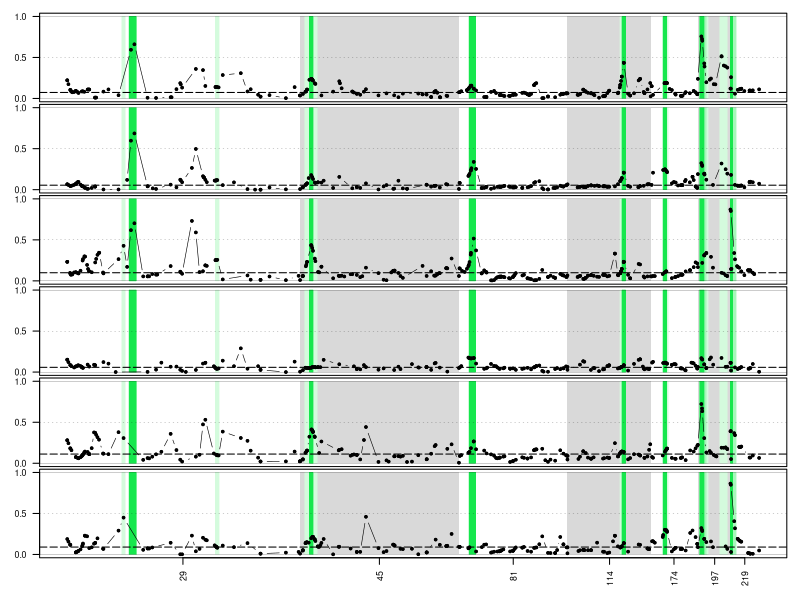

R code for this plot:
#record the default parameters for plotting
default_par <- par()


# set working directory
setwd(dir = '/media/chrishah/STORAGE/RAD/popgen/sliding_window_plots/DIPLOTAXODON_FOR_PAPER/pairwise_Fst')

svg(filename = 'sliding_window_joined-linetype-b-min-1.svg')
mat <- matrix(c(1,2,3,4,5,6), 6)
layout(mat, widths=c(1), heights=c(1,1,1,1,1,1))
par(mar=c(0.2, 0, 0, 0), oma = c(3,3,1,1))

# read files
Di_1_Di_2.tsv <- read.delim(file = 'Di_1-Di_2.tsv', header = T, sep = "\t")

pop = Di_1_Di_2.tsv
plot(10019, 0, axes=T, cex=0.5, ylab = "", xlab = "", ylim = c(0,1), xlim = c(10019/1000,19021293/1000), yaxt = 'n', xaxt = 'n', col = 'white')
axis(side = 2, at = c(0,0.5,1), labels = T, las=1, cex.axis=0.8)
scf <- 'scaffold_29'
scf
rect(10019/1000+0.0,0,6366611/1000+0.0,1, col = 'white', border = 'NA')
rect(1506890/1000+0.0,0,1606890/1000+0.0,1, col = '#d4fbddff', border = '#d4fbddff', lwd = '0.5')
rect(1709515/1000+0.0,0,1904775/1000+0.0,1, col = '#d4fbddff', border = '#d4fbddff', lwd = '0.5')
rect(4083139/1000+0.0,0,4183176/1000+0.0,1, col = '#d4fbddff', border = '#d4fbddff', lwd = '0.5')
rect(1709515/1000+0.0,0,1904775/1000+0.0,1, col = '#a6f7baff', border = '#a6f7baff', lwd = '0.5')
rect(1709515/1000+0.0,0,1904775/1000+0.0,1, col = '#16e74dff', border = '#16e74dff', lwd = '0.5')
scf <- 'scaffold_45'
scf
rect(44680/1000+6356.592,0,4415838/1000+6356.592,1, col = 'grey85', border = 'NA')
rect(173763/1000+6356.592,0,522453/1000+6356.592,1, col = '#d4fbddff', border = '#d4fbddff', lwd = '0.5')
rect(307462/1000+6356.592,0,407463/1000+6356.592,1, col = '#a6f7baff', border = '#a6f7baff', lwd = '0.5')
rect(307462/1000+6356.592,0,407463/1000+6356.592,1, col = '#16e74dff', border = '#16e74dff', lwd = '0.5')
scf <- 'scaffold_81'
scf
rect(43414/1000+10727.75,0,3030239/1000+10727.75,1, col = 'white', border = 'NA')
rect(318634/1000+10727.75,0,500718/1000+10727.75,1, col = '#d4fbddff', border = '#d4fbddff', lwd = '0.5')
rect(324832/1000+10727.75,0,500718/1000+10727.75,1, col = '#a6f7baff', border = '#a6f7baff', lwd = '0.5')
rect(324832/1000+10727.75,0,500718/1000+10727.75,1, col = '#16e74dff', border = '#16e74dff', lwd = '0.5')
scf <- 'scaffold_114'
scf
rect(39730/1000+13714.575,0,2353347/1000+13714.575,1, col = 'grey85', border = 'NA')
rect(1482310/1000+13714.575,0,1637985/1000+13714.575,1, col = '#d4fbddff', border = '#d4fbddff', lwd = '0.5')
rect(1537944/1000+13714.575,0,1637985/1000+13714.575,1, col = '#a6f7baff', border = '#a6f7baff', lwd = '0.5')
rect(1537985/1000+13714.575,0,1637985/1000+13714.575,1, col = '#16e74dff', border = '#16e74dff', lwd = '0.5')
scf <- 'scaffold_174'
scf
rect(12998/1000+16028.192,0,1293689/1000+16028.192,1, col = 'white', border = 'NA')
rect(354071/1000+16028.192,0,494478/1000+16028.192,1, col = '#d4fbddff', border = '#d4fbddff', lwd = '0.5')
rect(354071/1000+16028.192,0,454071/1000+16028.192,1, col = '#a6f7baff', border = '#a6f7baff', lwd = '0.5')
rect(354071/1000+16028.192,0,454071/1000+16028.192,1, col = '#16e74dff', border = '#16e74dff', lwd = '0.5')
scf <- 'scaffold_197'
scf
rect(29497/1000+17308.883,0,952411/1000+17308.883,1, col = 'grey85', border = 'NA')
rect(75382/1000+17308.883,0,311800/1000+17308.883,1, col = '#d4fbddff', border = '#d4fbddff', lwd = '0.5')
rect(628871/1000+17308.883,0,842059/1000+17308.883,1, col = '#d4fbddff', border = '#d4fbddff', lwd = '0.5')
rect(75382/1000+17308.883,0,262069/1000+17308.883,1, col = '#a6f7baff', border = '#a6f7baff', lwd = '0.5')
rect(75382/1000+17308.883,0,200471/1000+17308.883,1, col = '#16e74dff', border = '#16e74dff', lwd = '0.5')
scf <- 'scaffold_219'
scf
rect(805/1000+18231.797,0,789496/1000+18231.797,1, col = 'white', border = 'NA')
rect(805/1000+18231.797,0,155699/1000+18231.797,1, col = '#d4fbddff', border = '#d4fbddff', lwd = '0.5')
rect(805/1000+18231.797,0,155699/1000+18231.797,1, col = '#a6f7baff', border = '#a6f7baff', lwd = '0.5')
rect(805/1000+18231.797,0,61669/1000+18231.797,1, col = '#16e74dff', border = '#16e74dff', lwd = '0.5')
scf <- 'scaffold_29'
sub <- subset(pop, pop$Chr == scf)
lines(sub$BP/1000+0.0, sub$Smoothed.AMOVA.Fst, type='b', lty=1, pch=20, cex = 0.8, lwd = 0.6)
points(sub$BP/1000+0.0, sub$Smoothed.AMOVA.Fst, cex=0.8, pch=20, ylab = "", xlab = "", yaxt = 'n', xaxt = 'n')
scf <- 'scaffold_45'
sub <- subset(pop, pop$Chr == scf)
lines(sub$BP/1000+6356.592, sub$Smoothed.AMOVA.Fst, type='b', lty=1, pch=20, cex = 0.8, lwd = 0.6)
points(sub$BP/1000+6356.592, sub$Smoothed.AMOVA.Fst, cex=0.8, pch=20, ylab = "", xlab = "", yaxt = 'n', xaxt = 'n')
scf <- 'scaffold_81'
sub <- subset(pop, pop$Chr == scf)
lines(sub$BP/1000+10727.75, sub$Smoothed.AMOVA.Fst, type='b', lty=1, pch=20, cex = 0.8, lwd = 0.6)
points(sub$BP/1000+10727.75, sub$Smoothed.AMOVA.Fst, cex=0.8, pch=20, ylab = "", xlab = "", yaxt = 'n', xaxt = 'n')
scf <- 'scaffold_114'
sub <- subset(pop, pop$Chr == scf)
lines(sub$BP/1000+13714.575, sub$Smoothed.AMOVA.Fst, type='b', lty=1, pch=20, cex = 0.8, lwd = 0.6)
points(sub$BP/1000+13714.575, sub$Smoothed.AMOVA.Fst, cex=0.8, pch=20, ylab = "", xlab = "", yaxt = 'n', xaxt = 'n')
scf <- 'scaffold_174'
sub <- subset(pop, pop$Chr == scf)
lines(sub$BP/1000+16028.192, sub$Smoothed.AMOVA.Fst, type='b', lty=1, pch=20, cex = 0.8, lwd = 0.6)
points(sub$BP/1000+16028.192, sub$Smoothed.AMOVA.Fst, cex=0.8, pch=20, ylab = "", xlab = "", yaxt = 'n', xaxt = 'n')
scf <- 'scaffold_197'
sub <- subset(pop, pop$Chr == scf)
lines(sub$BP/1000+17308.883, sub$Smoothed.AMOVA.Fst, type='b', lty=1, pch=20, cex = 0.8, lwd = 0.6)
points(sub$BP/1000+17308.883, sub$Smoothed.AMOVA.Fst, cex=0.8, pch=20, ylab = "", xlab = "", yaxt = 'n', xaxt = 'n')
scf <- 'scaffold_219'
sub <- subset(pop, pop$Chr == scf)
lines(sub$BP/1000+18231.797, sub$Smoothed.AMOVA.Fst, type='b', lty=1, pch=20, cex = 0.8, lwd = 0.6)
points(sub$BP/1000+18231.797, sub$Smoothed.AMOVA.Fst, cex=0.8, pch=20, ylab = "", xlab = "", yaxt = 'n', xaxt = 'n')
abline(h=mean(pop$AMOVA.Fst), lty=5, lwd=1)
abline(h=0.5, lty=3, lwd=0.2)
abline(h=0, lty=1, lwd=0.2)
abline(h=1, lty=1, lwd=0.2)

# read files
Di_1_Di_4.tsv <- read.delim(file = 'Di_1-Di_4.tsv', header = T, sep = "\t")

pop = Di_1_Di_4.tsv
plot(10019, 0, axes=T, cex=0.5, ylab = "", xlab = "", ylim = c(0,1), xlim = c(10019/1000,19021293/1000), yaxt = 'n', xaxt = 'n', col = 'white')
axis(side = 2, at = c(0,0.5,1), labels = T, las=1, cex.axis=0.8)
scf <- 'scaffold_29'
scf
rect(10019/1000+0.0,0,6366611/1000+0.0,1, col = 'white', border = 'NA')
rect(1506890/1000+0.0,0,1606890/1000+0.0,1, col = '#d4fbddff', border = '#d4fbddff', lwd = '0.5')
rect(1709515/1000+0.0,0,1904775/1000+0.0,1, col = '#d4fbddff', border = '#d4fbddff', lwd = '0.5')
rect(4083139/1000+0.0,0,4183176/1000+0.0,1, col = '#d4fbddff', border = '#d4fbddff', lwd = '0.5')
rect(1709515/1000+0.0,0,1904775/1000+0.0,1, col = '#a6f7baff', border = '#a6f7baff', lwd = '0.5')
rect(1709515/1000+0.0,0,1904775/1000+0.0,1, col = '#16e74dff', border = '#16e74dff', lwd = '0.5')
scf <- 'scaffold_45'
scf
rect(44680/1000+6356.592,0,4415838/1000+6356.592,1, col = 'grey85', border = 'NA')
rect(173763/1000+6356.592,0,522453/1000+6356.592,1, col = '#d4fbddff', border = '#d4fbddff', lwd = '0.5')
rect(307462/1000+6356.592,0,407463/1000+6356.592,1, col = '#a6f7baff', border = '#a6f7baff', lwd = '0.5')
rect(307462/1000+6356.592,0,407463/1000+6356.592,1, col = '#16e74dff', border = '#16e74dff', lwd = '0.5')
scf <- 'scaffold_81'
scf
rect(43414/1000+10727.75,0,3030239/1000+10727.75,1, col = 'white', border = 'NA')
rect(318634/1000+10727.75,0,500718/1000+10727.75,1, col = '#d4fbddff', border = '#d4fbddff', lwd = '0.5')
rect(324832/1000+10727.75,0,500718/1000+10727.75,1, col = '#a6f7baff', border = '#a6f7baff', lwd = '0.5')
rect(324832/1000+10727.75,0,500718/1000+10727.75,1, col = '#16e74dff', border = '#16e74dff', lwd = '0.5')
scf <- 'scaffold_114'
scf
rect(39730/1000+13714.575,0,2353347/1000+13714.575,1, col = 'grey85', border = 'NA')
rect(1482310/1000+13714.575,0,1637985/1000+13714.575,1, col = '#d4fbddff', border = '#d4fbddff', lwd = '0.5')
rect(1537944/1000+13714.575,0,1637985/1000+13714.575,1, col = '#a6f7baff', border = '#a6f7baff', lwd = '0.5')
rect(1537985/1000+13714.575,0,1637985/1000+13714.575,1, col = '#16e74dff', border = '#16e74dff', lwd = '0.5')
scf <- 'scaffold_174'
scf
rect(12998/1000+16028.192,0,1293689/1000+16028.192,1, col = 'white', border = 'NA')
rect(354071/1000+16028.192,0,494478/1000+16028.192,1, col = '#d4fbddff', border = '#d4fbddff', lwd = '0.5')
rect(354071/1000+16028.192,0,454071/1000+16028.192,1, col = '#a6f7baff', border = '#a6f7baff', lwd = '0.5')
rect(354071/1000+16028.192,0,454071/1000+16028.192,1, col = '#16e74dff', border = '#16e74dff', lwd = '0.5')
scf <- 'scaffold_197'
scf
rect(29497/1000+17308.883,0,952411/1000+17308.883,1, col = 'grey85', border = 'NA')
rect(75382/1000+17308.883,0,311800/1000+17308.883,1, col = '#d4fbddff', border = '#d4fbddff', lwd = '0.5')
rect(628871/1000+17308.883,0,842059/1000+17308.883,1, col = '#d4fbddff', border = '#d4fbddff', lwd = '0.5')
rect(75382/1000+17308.883,0,262069/1000+17308.883,1, col = '#a6f7baff', border = '#a6f7baff', lwd = '0.5')
rect(75382/1000+17308.883,0,200471/1000+17308.883,1, col = '#16e74dff', border = '#16e74dff', lwd = '0.5')
scf <- 'scaffold_219'
scf
rect(805/1000+18231.797,0,789496/1000+18231.797,1, col = 'white', border = 'NA')
rect(805/1000+18231.797,0,155699/1000+18231.797,1, col = '#d4fbddff', border = '#d4fbddff', lwd = '0.5')
rect(805/1000+18231.797,0,155699/1000+18231.797,1, col = '#a6f7baff', border = '#a6f7baff', lwd = '0.5')
rect(805/1000+18231.797,0,61669/1000+18231.797,1, col = '#16e74dff', border = '#16e74dff', lwd = '0.5')
scf <- 'scaffold_29'
sub <- subset(pop, pop$Chr == scf)
lines(sub$BP/1000+0.0, sub$Smoothed.AMOVA.Fst, type='b', lty=1, pch=20, cex = 0.8, lwd = 0.6)
points(sub$BP/1000+0.0, sub$Smoothed.AMOVA.Fst, cex=0.8, pch=20, ylab = "", xlab = "", yaxt = 'n', xaxt = 'n')
scf <- 'scaffold_45'
sub <- subset(pop, pop$Chr == scf)
lines(sub$BP/1000+6356.592, sub$Smoothed.AMOVA.Fst, type='b', lty=1, pch=20, cex = 0.8, lwd = 0.6)
points(sub$BP/1000+6356.592, sub$Smoothed.AMOVA.Fst, cex=0.8, pch=20, ylab = "", xlab = "", yaxt = 'n', xaxt = 'n')
scf <- 'scaffold_81'
sub <- subset(pop, pop$Chr == scf)
lines(sub$BP/1000+10727.75, sub$Smoothed.AMOVA.Fst, type='b', lty=1, pch=20, cex = 0.8, lwd = 0.6)
points(sub$BP/1000+10727.75, sub$Smoothed.AMOVA.Fst, cex=0.8, pch=20, ylab = "", xlab = "", yaxt = 'n', xaxt = 'n')
scf <- 'scaffold_114'
sub <- subset(pop, pop$Chr == scf)
lines(sub$BP/1000+13714.575, sub$Smoothed.AMOVA.Fst, type='b', lty=1, pch=20, cex = 0.8, lwd = 0.6)
points(sub$BP/1000+13714.575, sub$Smoothed.AMOVA.Fst, cex=0.8, pch=20, ylab = "", xlab = "", yaxt = 'n', xaxt = 'n')
scf <- 'scaffold_174'
sub <- subset(pop, pop$Chr == scf)
lines(sub$BP/1000+16028.192, sub$Smoothed.AMOVA.Fst, type='b', lty=1, pch=20, cex = 0.8, lwd = 0.6)
points(sub$BP/1000+16028.192, sub$Smoothed.AMOVA.Fst, cex=0.8, pch=20, ylab = "", xlab = "", yaxt = 'n', xaxt = 'n')
scf <- 'scaffold_197'
sub <- subset(pop, pop$Chr == scf)
lines(sub$BP/1000+17308.883, sub$Smoothed.AMOVA.Fst, type='b', lty=1, pch=20, cex = 0.8, lwd = 0.6)
points(sub$BP/1000+17308.883, sub$Smoothed.AMOVA.Fst, cex=0.8, pch=20, ylab = "", xlab = "", yaxt = 'n', xaxt = 'n')
scf <- 'scaffold_219'
sub <- subset(pop, pop$Chr == scf)
lines(sub$BP/1000+18231.797, sub$Smoothed.AMOVA.Fst, type='b', lty=1, pch=20, cex = 0.8, lwd = 0.6)
points(sub$BP/1000+18231.797, sub$Smoothed.AMOVA.Fst, cex=0.8, pch=20, ylab = "", xlab = "", yaxt = 'n', xaxt = 'n')
abline(h=mean(pop$AMOVA.Fst), lty=5, lwd=1)
abline(h=0.5, lty=3, lwd=0.2)
abline(h=0, lty=1, lwd=0.2)
abline(h=1, lty=1, lwd=0.2)

# read files
Di_1_Di_5.tsv <- read.delim(file = 'Di_1-Di_5.tsv', header = T, sep = "\t")

pop = Di_1_Di_5.tsv
plot(10019, 0, axes=T, cex=0.5, ylab = "", xlab = "", ylim = c(0,1), xlim = c(10019/1000,19021293/1000), yaxt = 'n', xaxt = 'n', col = 'white')
axis(side = 2, at = c(0,0.5,1), labels = T, las=1, cex.axis=0.8)
scf <- 'scaffold_29'
scf
rect(10019/1000+0.0,0,6366611/1000+0.0,1, col = 'white', border = 'NA')
rect(1506890/1000+0.0,0,1606890/1000+0.0,1, col = '#d4fbddff', border = '#d4fbddff', lwd = '0.5')
rect(1709515/1000+0.0,0,1904775/1000+0.0,1, col = '#d4fbddff', border = '#d4fbddff', lwd = '0.5')
rect(4083139/1000+0.0,0,4183176/1000+0.0,1, col = '#d4fbddff', border = '#d4fbddff', lwd = '0.5')
rect(1709515/1000+0.0,0,1904775/1000+0.0,1, col = '#a6f7baff', border = '#a6f7baff', lwd = '0.5')
rect(1709515/1000+0.0,0,1904775/1000+0.0,1, col = '#16e74dff', border = '#16e74dff', lwd = '0.5')
scf <- 'scaffold_45'
scf
rect(44680/1000+6356.592,0,4415838/1000+6356.592,1, col = 'grey85', border = 'NA')
rect(173763/1000+6356.592,0,522453/1000+6356.592,1, col = '#d4fbddff', border = '#d4fbddff', lwd = '0.5')
rect(307462/1000+6356.592,0,407463/1000+6356.592,1, col = '#a6f7baff', border = '#a6f7baff', lwd = '0.5')
rect(307462/1000+6356.592,0,407463/1000+6356.592,1, col = '#16e74dff', border = '#16e74dff', lwd = '0.5')
scf <- 'scaffold_81'
scf
rect(43414/1000+10727.75,0,3030239/1000+10727.75,1, col = 'white', border = 'NA')
rect(318634/1000+10727.75,0,500718/1000+10727.75,1, col = '#d4fbddff', border = '#d4fbddff', lwd = '0.5')
rect(324832/1000+10727.75,0,500718/1000+10727.75,1, col = '#a6f7baff', border = '#a6f7baff', lwd = '0.5')
rect(324832/1000+10727.75,0,500718/1000+10727.75,1, col = '#16e74dff', border = '#16e74dff', lwd = '0.5')
scf <- 'scaffold_114'
scf
rect(39730/1000+13714.575,0,2353347/1000+13714.575,1, col = 'grey85', border = 'NA')
rect(1482310/1000+13714.575,0,1637985/1000+13714.575,1, col = '#d4fbddff', border = '#d4fbddff', lwd = '0.5')
rect(1537944/1000+13714.575,0,1637985/1000+13714.575,1, col = '#a6f7baff', border = '#a6f7baff', lwd = '0.5')
rect(1537985/1000+13714.575,0,1637985/1000+13714.575,1, col = '#16e74dff', border = '#16e74dff', lwd = '0.5')
scf <- 'scaffold_174'
scf
rect(12998/1000+16028.192,0,1293689/1000+16028.192,1, col = 'white', border = 'NA')
rect(354071/1000+16028.192,0,494478/1000+16028.192,1, col = '#d4fbddff', border = '#d4fbddff', lwd = '0.5')
rect(354071/1000+16028.192,0,454071/1000+16028.192,1, col = '#a6f7baff', border = '#a6f7baff', lwd = '0.5')
rect(354071/1000+16028.192,0,454071/1000+16028.192,1, col = '#16e74dff', border = '#16e74dff', lwd = '0.5')
scf <- 'scaffold_197'
scf
rect(29497/1000+17308.883,0,952411/1000+17308.883,1, col = 'grey85', border = 'NA')
rect(75382/1000+17308.883,0,311800/1000+17308.883,1, col = '#d4fbddff', border = '#d4fbddff', lwd = '0.5')
rect(628871/1000+17308.883,0,842059/1000+17308.883,1, col = '#d4fbddff', border = '#d4fbddff', lwd = '0.5')
rect(75382/1000+17308.883,0,262069/1000+17308.883,1, col = '#a6f7baff', border = '#a6f7baff', lwd = '0.5')
rect(75382/1000+17308.883,0,200471/1000+17308.883,1, col = '#16e74dff', border = '#16e74dff', lwd = '0.5')
scf <- 'scaffold_219'
scf
rect(805/1000+18231.797,0,789496/1000+18231.797,1, col = 'white', border = 'NA')
rect(805/1000+18231.797,0,155699/1000+18231.797,1, col = '#d4fbddff', border = '#d4fbddff', lwd = '0.5')
rect(805/1000+18231.797,0,155699/1000+18231.797,1, col = '#a6f7baff', border = '#a6f7baff', lwd = '0.5')
rect(805/1000+18231.797,0,61669/1000+18231.797,1, col = '#16e74dff', border = '#16e74dff', lwd = '0.5')
scf <- 'scaffold_29'
sub <- subset(pop, pop$Chr == scf)
lines(sub$BP/1000+0.0, sub$Smoothed.AMOVA.Fst, type='b', lty=1, pch=20, cex = 0.8, lwd = 0.6)
points(sub$BP/1000+0.0, sub$Smoothed.AMOVA.Fst, cex=0.8, pch=20, ylab = "", xlab = "", yaxt = 'n', xaxt = 'n')
scf <- 'scaffold_45'
sub <- subset(pop, pop$Chr == scf)
lines(sub$BP/1000+6356.592, sub$Smoothed.AMOVA.Fst, type='b', lty=1, pch=20, cex = 0.8, lwd = 0.6)
points(sub$BP/1000+6356.592, sub$Smoothed.AMOVA.Fst, cex=0.8, pch=20, ylab = "", xlab = "", yaxt = 'n', xaxt = 'n')
scf <- 'scaffold_81'
sub <- subset(pop, pop$Chr == scf)
lines(sub$BP/1000+10727.75, sub$Smoothed.AMOVA.Fst, type='b', lty=1, pch=20, cex = 0.8, lwd = 0.6)
points(sub$BP/1000+10727.75, sub$Smoothed.AMOVA.Fst, cex=0.8, pch=20, ylab = "", xlab = "", yaxt = 'n', xaxt = 'n')
scf <- 'scaffold_114'
sub <- subset(pop, pop$Chr == scf)
lines(sub$BP/1000+13714.575, sub$Smoothed.AMOVA.Fst, type='b', lty=1, pch=20, cex = 0.8, lwd = 0.6)
points(sub$BP/1000+13714.575, sub$Smoothed.AMOVA.Fst, cex=0.8, pch=20, ylab = "", xlab = "", yaxt = 'n', xaxt = 'n')
scf <- 'scaffold_174'
sub <- subset(pop, pop$Chr == scf)
lines(sub$BP/1000+16028.192, sub$Smoothed.AMOVA.Fst, type='b', lty=1, pch=20, cex = 0.8, lwd = 0.6)
points(sub$BP/1000+16028.192, sub$Smoothed.AMOVA.Fst, cex=0.8, pch=20, ylab = "", xlab = "", yaxt = 'n', xaxt = 'n')
scf <- 'scaffold_197'
sub <- subset(pop, pop$Chr == scf)
lines(sub$BP/1000+17308.883, sub$Smoothed.AMOVA.Fst, type='b', lty=1, pch=20, cex = 0.8, lwd = 0.6)
points(sub$BP/1000+17308.883, sub$Smoothed.AMOVA.Fst, cex=0.8, pch=20, ylab = "", xlab = "", yaxt = 'n', xaxt = 'n')
scf <- 'scaffold_219'
sub <- subset(pop, pop$Chr == scf)
lines(sub$BP/1000+18231.797, sub$Smoothed.AMOVA.Fst, type='b', lty=1, pch=20, cex = 0.8, lwd = 0.6)
points(sub$BP/1000+18231.797, sub$Smoothed.AMOVA.Fst, cex=0.8, pch=20, ylab = "", xlab = "", yaxt = 'n', xaxt = 'n')
abline(h=mean(pop$AMOVA.Fst), lty=5, lwd=1)
abline(h=0.5, lty=3, lwd=0.2)
abline(h=0, lty=1, lwd=0.2)
abline(h=1, lty=1, lwd=0.2)

# read files
Di_2_Di_4.tsv <- read.delim(file = 'Di_2-Di_4.tsv', header = T, sep = "\t")

pop = Di_2_Di_4.tsv
plot(10019, 0, axes=T, cex=0.5, ylab = "", xlab = "", ylim = c(0,1), xlim = c(10019/1000,19021293/1000), yaxt = 'n', xaxt = 'n', col = 'white')
axis(side = 2, at = c(0,0.5,1), labels = T, las=1, cex.axis=0.8)
scf <- 'scaffold_29'
scf
rect(10019/1000+0.0,0,6366611/1000+0.0,1, col = 'white', border = 'NA')
rect(1506890/1000+0.0,0,1606890/1000+0.0,1, col = '#d4fbddff', border = '#d4fbddff', lwd = '0.5')
rect(1709515/1000+0.0,0,1904775/1000+0.0,1, col = '#d4fbddff', border = '#d4fbddff', lwd = '0.5')
rect(4083139/1000+0.0,0,4183176/1000+0.0,1, col = '#d4fbddff', border = '#d4fbddff', lwd = '0.5')
rect(1709515/1000+0.0,0,1904775/1000+0.0,1, col = '#a6f7baff', border = '#a6f7baff', lwd = '0.5')
rect(1709515/1000+0.0,0,1904775/1000+0.0,1, col = '#16e74dff', border = '#16e74dff', lwd = '0.5')
scf <- 'scaffold_45'
scf
rect(44680/1000+6356.592,0,4415838/1000+6356.592,1, col = 'grey85', border = 'NA')
rect(173763/1000+6356.592,0,522453/1000+6356.592,1, col = '#d4fbddff', border = '#d4fbddff', lwd = '0.5')
rect(307462/1000+6356.592,0,407463/1000+6356.592,1, col = '#a6f7baff', border = '#a6f7baff', lwd = '0.5')
rect(307462/1000+6356.592,0,407463/1000+6356.592,1, col = '#16e74dff', border = '#16e74dff', lwd = '0.5')
scf <- 'scaffold_81'
scf
rect(43414/1000+10727.75,0,3030239/1000+10727.75,1, col = 'white', border = 'NA')
rect(318634/1000+10727.75,0,500718/1000+10727.75,1, col = '#d4fbddff', border = '#d4fbddff', lwd = '0.5')
rect(324832/1000+10727.75,0,500718/1000+10727.75,1, col = '#a6f7baff', border = '#a6f7baff', lwd = '0.5')
rect(324832/1000+10727.75,0,500718/1000+10727.75,1, col = '#16e74dff', border = '#16e74dff', lwd = '0.5')
scf <- 'scaffold_114'
scf
rect(39730/1000+13714.575,0,2353347/1000+13714.575,1, col = 'grey85', border = 'NA')
rect(1482310/1000+13714.575,0,1637985/1000+13714.575,1, col = '#d4fbddff', border = '#d4fbddff', lwd = '0.5')
rect(1537944/1000+13714.575,0,1637985/1000+13714.575,1, col = '#a6f7baff', border = '#a6f7baff', lwd = '0.5')
rect(1537985/1000+13714.575,0,1637985/1000+13714.575,1, col = '#16e74dff', border = '#16e74dff', lwd = '0.5')
scf <- 'scaffold_174'
scf
rect(12998/1000+16028.192,0,1293689/1000+16028.192,1, col = 'white', border = 'NA')
rect(354071/1000+16028.192,0,494478/1000+16028.192,1, col = '#d4fbddff', border = '#d4fbddff', lwd = '0.5')
rect(354071/1000+16028.192,0,454071/1000+16028.192,1, col = '#a6f7baff', border = '#a6f7baff', lwd = '0.5')
rect(354071/1000+16028.192,0,454071/1000+16028.192,1, col = '#16e74dff', border = '#16e74dff', lwd = '0.5')
scf <- 'scaffold_197'
scf
rect(29497/1000+17308.883,0,952411/1000+17308.883,1, col = 'grey85', border = 'NA')
rect(75382/1000+17308.883,0,311800/1000+17308.883,1, col = '#d4fbddff', border = '#d4fbddff', lwd = '0.5')
rect(628871/1000+17308.883,0,842059/1000+17308.883,1, col = '#d4fbddff', border = '#d4fbddff', lwd = '0.5')
rect(75382/1000+17308.883,0,262069/1000+17308.883,1, col = '#a6f7baff', border = '#a6f7baff', lwd = '0.5')
rect(75382/1000+17308.883,0,200471/1000+17308.883,1, col = '#16e74dff', border = '#16e74dff', lwd = '0.5')
scf <- 'scaffold_219'
scf
rect(805/1000+18231.797,0,789496/1000+18231.797,1, col = 'white', border = 'NA')
rect(805/1000+18231.797,0,155699/1000+18231.797,1, col = '#d4fbddff', border = '#d4fbddff', lwd = '0.5')
rect(805/1000+18231.797,0,155699/1000+18231.797,1, col = '#a6f7baff', border = '#a6f7baff', lwd = '0.5')
rect(805/1000+18231.797,0,61669/1000+18231.797,1, col = '#16e74dff', border = '#16e74dff', lwd = '0.5')
scf <- 'scaffold_29'
sub <- subset(pop, pop$Chr == scf)
lines(sub$BP/1000+0.0, sub$Smoothed.AMOVA.Fst, type='b', lty=1, pch=20, cex = 0.8, lwd = 0.6)
points(sub$BP/1000+0.0, sub$Smoothed.AMOVA.Fst, cex=0.8, pch=20, ylab = "", xlab = "", yaxt = 'n', xaxt = 'n')
scf <- 'scaffold_45'
sub <- subset(pop, pop$Chr == scf)
lines(sub$BP/1000+6356.592, sub$Smoothed.AMOVA.Fst, type='b', lty=1, pch=20, cex = 0.8, lwd = 0.6)
points(sub$BP/1000+6356.592, sub$Smoothed.AMOVA.Fst, cex=0.8, pch=20, ylab = "", xlab = "", yaxt = 'n', xaxt = 'n')
scf <- 'scaffold_81'
sub <- subset(pop, pop$Chr == scf)
lines(sub$BP/1000+10727.75, sub$Smoothed.AMOVA.Fst, type='b', lty=1, pch=20, cex = 0.8, lwd = 0.6)
points(sub$BP/1000+10727.75, sub$Smoothed.AMOVA.Fst, cex=0.8, pch=20, ylab = "", xlab = "", yaxt = 'n', xaxt = 'n')
scf <- 'scaffold_114'
sub <- subset(pop, pop$Chr == scf)
lines(sub$BP/1000+13714.575, sub$Smoothed.AMOVA.Fst, type='b', lty=1, pch=20, cex = 0.8, lwd = 0.6)
points(sub$BP/1000+13714.575, sub$Smoothed.AMOVA.Fst, cex=0.8, pch=20, ylab = "", xlab = "", yaxt = 'n', xaxt = 'n')
scf <- 'scaffold_174'
sub <- subset(pop, pop$Chr == scf)
lines(sub$BP/1000+16028.192, sub$Smoothed.AMOVA.Fst, type='b', lty=1, pch=20, cex = 0.8, lwd = 0.6)
points(sub$BP/1000+16028.192, sub$Smoothed.AMOVA.Fst, cex=0.8, pch=20, ylab = "", xlab = "", yaxt = 'n', xaxt = 'n')
scf <- 'scaffold_197'
sub <- subset(pop, pop$Chr == scf)
lines(sub$BP/1000+17308.883, sub$Smoothed.AMOVA.Fst, type='b', lty=1, pch=20, cex = 0.8, lwd = 0.6)
points(sub$BP/1000+17308.883, sub$Smoothed.AMOVA.Fst, cex=0.8, pch=20, ylab = "", xlab = "", yaxt = 'n', xaxt = 'n')
scf <- 'scaffold_219'
sub <- subset(pop, pop$Chr == scf)
lines(sub$BP/1000+18231.797, sub$Smoothed.AMOVA.Fst, type='b', lty=1, pch=20, cex = 0.8, lwd = 0.6)
points(sub$BP/1000+18231.797, sub$Smoothed.AMOVA.Fst, cex=0.8, pch=20, ylab = "", xlab = "", yaxt = 'n', xaxt = 'n')
abline(h=mean(pop$AMOVA.Fst), lty=5, lwd=1)
abline(h=0.5, lty=3, lwd=0.2)
abline(h=0, lty=1, lwd=0.2)
abline(h=1, lty=1, lwd=0.2)

# read files
Di_2_Di_5.tsv <- read.delim(file = 'Di_2-Di_5.tsv', header = T, sep = "\t")

pop = Di_2_Di_5.tsv
plot(10019, 0, axes=T, cex=0.5, ylab = "", xlab = "", ylim = c(0,1), xlim = c(10019/1000,19021293/1000), yaxt = 'n', xaxt = 'n', col = 'white')
axis(side = 2, at = c(0,0.5,1), labels = T, las=1, cex.axis=0.8)
scf <- 'scaffold_29'
scf
rect(10019/1000+0.0,0,6366611/1000+0.0,1, col = 'white', border = 'NA')
rect(1506890/1000+0.0,0,1606890/1000+0.0,1, col = '#d4fbddff', border = '#d4fbddff', lwd = '0.5')
rect(1709515/1000+0.0,0,1904775/1000+0.0,1, col = '#d4fbddff', border = '#d4fbddff', lwd = '0.5')
rect(4083139/1000+0.0,0,4183176/1000+0.0,1, col = '#d4fbddff', border = '#d4fbddff', lwd = '0.5')
rect(1709515/1000+0.0,0,1904775/1000+0.0,1, col = '#a6f7baff', border = '#a6f7baff', lwd = '0.5')
rect(1709515/1000+0.0,0,1904775/1000+0.0,1, col = '#16e74dff', border = '#16e74dff', lwd = '0.5')
scf <- 'scaffold_45'
scf
rect(44680/1000+6356.592,0,4415838/1000+6356.592,1, col = 'grey85', border = 'NA')
rect(173763/1000+6356.592,0,522453/1000+6356.592,1, col = '#d4fbddff', border = '#d4fbddff', lwd = '0.5')
rect(307462/1000+6356.592,0,407463/1000+6356.592,1, col = '#a6f7baff', border = '#a6f7baff', lwd = '0.5')
rect(307462/1000+6356.592,0,407463/1000+6356.592,1, col = '#16e74dff', border = '#16e74dff', lwd = '0.5')
scf <- 'scaffold_81'
scf
rect(43414/1000+10727.75,0,3030239/1000+10727.75,1, col = 'white', border = 'NA')
rect(318634/1000+10727.75,0,500718/1000+10727.75,1, col = '#d4fbddff', border = '#d4fbddff', lwd = '0.5')
rect(324832/1000+10727.75,0,500718/1000+10727.75,1, col = '#a6f7baff', border = '#a6f7baff', lwd = '0.5')
rect(324832/1000+10727.75,0,500718/1000+10727.75,1, col = '#16e74dff', border = '#16e74dff', lwd = '0.5')
scf <- 'scaffold_114'
scf
rect(39730/1000+13714.575,0,2353347/1000+13714.575,1, col = 'grey85', border = 'NA')
rect(1482310/1000+13714.575,0,1637985/1000+13714.575,1, col = '#d4fbddff', border = '#d4fbddff', lwd = '0.5')
rect(1537944/1000+13714.575,0,1637985/1000+13714.575,1, col = '#a6f7baff', border = '#a6f7baff', lwd = '0.5')
rect(1537985/1000+13714.575,0,1637985/1000+13714.575,1, col = '#16e74dff', border = '#16e74dff', lwd = '0.5')
scf <- 'scaffold_174'
scf
rect(12998/1000+16028.192,0,1293689/1000+16028.192,1, col = 'white', border = 'NA')
rect(354071/1000+16028.192,0,494478/1000+16028.192,1, col = '#d4fbddff', border = '#d4fbddff', lwd = '0.5')
rect(354071/1000+16028.192,0,454071/1000+16028.192,1, col = '#a6f7baff', border = '#a6f7baff', lwd = '0.5')
rect(354071/1000+16028.192,0,454071/1000+16028.192,1, col = '#16e74dff', border = '#16e74dff', lwd = '0.5')
scf <- 'scaffold_197'
scf
rect(29497/1000+17308.883,0,952411/1000+17308.883,1, col = 'grey85', border = 'NA')
rect(75382/1000+17308.883,0,311800/1000+17308.883,1, col = '#d4fbddff', border = '#d4fbddff', lwd = '0.5')
rect(628871/1000+17308.883,0,842059/1000+17308.883,1, col = '#d4fbddff', border = '#d4fbddff', lwd = '0.5')
rect(75382/1000+17308.883,0,262069/1000+17308.883,1, col = '#a6f7baff', border = '#a6f7baff', lwd = '0.5')
rect(75382/1000+17308.883,0,200471/1000+17308.883,1, col = '#16e74dff', border = '#16e74dff', lwd = '0.5')
scf <- 'scaffold_219'
scf
rect(805/1000+18231.797,0,789496/1000+18231.797,1, col = 'white', border = 'NA')
rect(805/1000+18231.797,0,155699/1000+18231.797,1, col = '#d4fbddff', border = '#d4fbddff', lwd = '0.5')
rect(805/1000+18231.797,0,155699/1000+18231.797,1, col = '#a6f7baff', border = '#a6f7baff', lwd = '0.5')
rect(805/1000+18231.797,0,61669/1000+18231.797,1, col = '#16e74dff', border = '#16e74dff', lwd = '0.5')
scf <- 'scaffold_29'
sub <- subset(pop, pop$Chr == scf)
lines(sub$BP/1000+0.0, sub$Smoothed.AMOVA.Fst, type='b', lty=1, pch=20, cex = 0.8, lwd = 0.6)
points(sub$BP/1000+0.0, sub$Smoothed.AMOVA.Fst, cex=0.8, pch=20, ylab = "", xlab = "", yaxt = 'n', xaxt = 'n')
scf <- 'scaffold_45'
sub <- subset(pop, pop$Chr == scf)
lines(sub$BP/1000+6356.592, sub$Smoothed.AMOVA.Fst, type='b', lty=1, pch=20, cex = 0.8, lwd = 0.6)
points(sub$BP/1000+6356.592, sub$Smoothed.AMOVA.Fst, cex=0.8, pch=20, ylab = "", xlab = "", yaxt = 'n', xaxt = 'n')
scf <- 'scaffold_81'
sub <- subset(pop, pop$Chr == scf)
lines(sub$BP/1000+10727.75, sub$Smoothed.AMOVA.Fst, type='b', lty=1, pch=20, cex = 0.8, lwd = 0.6)
points(sub$BP/1000+10727.75, sub$Smoothed.AMOVA.Fst, cex=0.8, pch=20, ylab = "", xlab = "", yaxt = 'n', xaxt = 'n')
scf <- 'scaffold_114'
sub <- subset(pop, pop$Chr == scf)
lines(sub$BP/1000+13714.575, sub$Smoothed.AMOVA.Fst, type='b', lty=1, pch=20, cex = 0.8, lwd = 0.6)
points(sub$BP/1000+13714.575, sub$Smoothed.AMOVA.Fst, cex=0.8, pch=20, ylab = "", xlab = "", yaxt = 'n', xaxt = 'n')
scf <- 'scaffold_174'
sub <- subset(pop, pop$Chr == scf)
lines(sub$BP/1000+16028.192, sub$Smoothed.AMOVA.Fst, type='b', lty=1, pch=20, cex = 0.8, lwd = 0.6)
points(sub$BP/1000+16028.192, sub$Smoothed.AMOVA.Fst, cex=0.8, pch=20, ylab = "", xlab = "", yaxt = 'n', xaxt = 'n')
scf <- 'scaffold_197'
sub <- subset(pop, pop$Chr == scf)
lines(sub$BP/1000+17308.883, sub$Smoothed.AMOVA.Fst, type='b', lty=1, pch=20, cex = 0.8, lwd = 0.6)
points(sub$BP/1000+17308.883, sub$Smoothed.AMOVA.Fst, cex=0.8, pch=20, ylab = "", xlab = "", yaxt = 'n', xaxt = 'n')
scf <- 'scaffold_219'
sub <- subset(pop, pop$Chr == scf)
lines(sub$BP/1000+18231.797, sub$Smoothed.AMOVA.Fst, type='b', lty=1, pch=20, cex = 0.8, lwd = 0.6)
points(sub$BP/1000+18231.797, sub$Smoothed.AMOVA.Fst, cex=0.8, pch=20, ylab = "", xlab = "", yaxt = 'n', xaxt = 'n')
abline(h=mean(pop$AMOVA.Fst), lty=5, lwd=1)
abline(h=0.5, lty=3, lwd=0.2)
abline(h=0, lty=1, lwd=0.2)
abline(h=1, lty=1, lwd=0.2)

# read files
Di_4_Di_5.tsv <- read.delim(file = 'Di_4-Di_5.tsv', header = T, sep = "\t")

pop = Di_4_Di_5.tsv
plot(10019, 0, axes=T, cex=0.5, ylab = "", xlab = "", ylim = c(0,1), xlim = c(10019/1000,19021293/1000), yaxt = 'n', xaxt = 'n', col = 'white')
axis(side = 2, at = c(0,0.5,1), labels = T, las=1, cex.axis=0.8)
axis(side = 1, at = c(3188.315,8586.851,12264.5765,14911.1135,16681.5355,17799.837,18626.9475), labels = c(29,45,81,114,174,197,219), las=3, cex.axis=0.8)
scf <- 'scaffold_29'
scf
rect(10019/1000+0.0,0,6366611/1000+0.0,1, col = 'white', border = 'NA')
rect(1506890/1000+0.0,0,1606890/1000+0.0,1, col = '#d4fbddff', border = '#d4fbddff', lwd = '0.5')
rect(1709515/1000+0.0,0,1904775/1000+0.0,1, col = '#d4fbddff', border = '#d4fbddff', lwd = '0.5')
rect(4083139/1000+0.0,0,4183176/1000+0.0,1, col = '#d4fbddff', border = '#d4fbddff', lwd = '0.5')
rect(1709515/1000+0.0,0,1904775/1000+0.0,1, col = '#a6f7baff', border = '#a6f7baff', lwd = '0.5')
rect(1709515/1000+0.0,0,1904775/1000+0.0,1, col = '#16e74dff', border = '#16e74dff', lwd = '0.5')
scf <- 'scaffold_45'
scf
rect(44680/1000+6356.592,0,4415838/1000+6356.592,1, col = 'grey85', border = 'NA')
rect(173763/1000+6356.592,0,522453/1000+6356.592,1, col = '#d4fbddff', border = '#d4fbddff', lwd = '0.5')
rect(307462/1000+6356.592,0,407463/1000+6356.592,1, col = '#a6f7baff', border = '#a6f7baff', lwd = '0.5')
rect(307462/1000+6356.592,0,407463/1000+6356.592,1, col = '#16e74dff', border = '#16e74dff', lwd = '0.5')
scf <- 'scaffold_81'
scf
rect(43414/1000+10727.75,0,3030239/1000+10727.75,1, col = 'white', border = 'NA')
rect(318634/1000+10727.75,0,500718/1000+10727.75,1, col = '#d4fbddff', border = '#d4fbddff', lwd = '0.5')
rect(324832/1000+10727.75,0,500718/1000+10727.75,1, col = '#a6f7baff', border = '#a6f7baff', lwd = '0.5')
rect(324832/1000+10727.75,0,500718/1000+10727.75,1, col = '#16e74dff', border = '#16e74dff', lwd = '0.5')
scf <- 'scaffold_114'
scf
rect(39730/1000+13714.575,0,2353347/1000+13714.575,1, col = 'grey85', border = 'NA')
rect(1482310/1000+13714.575,0,1637985/1000+13714.575,1, col = '#d4fbddff', border = '#d4fbddff', lwd = '0.5')
rect(1537944/1000+13714.575,0,1637985/1000+13714.575,1, col = '#a6f7baff', border = '#a6f7baff', lwd = '0.5')
rect(1537985/1000+13714.575,0,1637985/1000+13714.575,1, col = '#16e74dff', border = '#16e74dff', lwd = '0.5')
scf <- 'scaffold_174'
scf
rect(12998/1000+16028.192,0,1293689/1000+16028.192,1, col = 'white', border = 'NA')
rect(354071/1000+16028.192,0,494478/1000+16028.192,1, col = '#d4fbddff', border = '#d4fbddff', lwd = '0.5')
rect(354071/1000+16028.192,0,454071/1000+16028.192,1, col = '#a6f7baff', border = '#a6f7baff', lwd = '0.5')
rect(354071/1000+16028.192,0,454071/1000+16028.192,1, col = '#16e74dff', border = '#16e74dff', lwd = '0.5')
scf <- 'scaffold_197'
scf
rect(29497/1000+17308.883,0,952411/1000+17308.883,1, col = 'grey85', border = 'NA')
rect(75382/1000+17308.883,0,311800/1000+17308.883,1, col = '#d4fbddff', border = '#d4fbddff', lwd = '0.5')
rect(628871/1000+17308.883,0,842059/1000+17308.883,1, col = '#d4fbddff', border = '#d4fbddff', lwd = '0.5')
rect(75382/1000+17308.883,0,262069/1000+17308.883,1, col = '#a6f7baff', border = '#a6f7baff', lwd = '0.5')
rect(75382/1000+17308.883,0,200471/1000+17308.883,1, col = '#16e74dff', border = '#16e74dff', lwd = '0.5')
scf <- 'scaffold_219'
scf
rect(805/1000+18231.797,0,789496/1000+18231.797,1, col = 'white', border = 'NA')
rect(805/1000+18231.797,0,155699/1000+18231.797,1, col = '#d4fbddff', border = '#d4fbddff', lwd = '0.5')
rect(805/1000+18231.797,0,155699/1000+18231.797,1, col = '#a6f7baff', border = '#a6f7baff', lwd = '0.5')
rect(805/1000+18231.797,0,61669/1000+18231.797,1, col = '#16e74dff', border = '#16e74dff', lwd = '0.5')
scf <- 'scaffold_29'
sub <- subset(pop, pop$Chr == scf)
lines(sub$BP/1000+0.0, sub$Smoothed.AMOVA.Fst, type='b', lty=1, pch=20, cex = 0.8, lwd = 0.6)
points(sub$BP/1000+0.0, sub$Smoothed.AMOVA.Fst, cex=0.8, pch=20, ylab = "", xlab = "", yaxt = 'n', xaxt = 'n')
scf <- 'scaffold_45'
sub <- subset(pop, pop$Chr == scf)
lines(sub$BP/1000+6356.592, sub$Smoothed.AMOVA.Fst, type='b', lty=1, pch=20, cex = 0.8, lwd = 0.6)
points(sub$BP/1000+6356.592, sub$Smoothed.AMOVA.Fst, cex=0.8, pch=20, ylab = "", xlab = "", yaxt = 'n', xaxt = 'n')
scf <- 'scaffold_81'
sub <- subset(pop, pop$Chr == scf)
lines(sub$BP/1000+10727.75, sub$Smoothed.AMOVA.Fst, type='b', lty=1, pch=20, cex = 0.8, lwd = 0.6)
points(sub$BP/1000+10727.75, sub$Smoothed.AMOVA.Fst, cex=0.8, pch=20, ylab = "", xlab = "", yaxt = 'n', xaxt = 'n')
scf <- 'scaffold_114'
sub <- subset(pop, pop$Chr == scf)
lines(sub$BP/1000+13714.575, sub$Smoothed.AMOVA.Fst, type='b', lty=1, pch=20, cex = 0.8, lwd = 0.6)
points(sub$BP/1000+13714.575, sub$Smoothed.AMOVA.Fst, cex=0.8, pch=20, ylab = "", xlab = "", yaxt = 'n', xaxt = 'n')
scf <- 'scaffold_174'
sub <- subset(pop, pop$Chr == scf)
lines(sub$BP/1000+16028.192, sub$Smoothed.AMOVA.Fst, type='b', lty=1, pch=20, cex = 0.8, lwd = 0.6)
points(sub$BP/1000+16028.192, sub$Smoothed.AMOVA.Fst, cex=0.8, pch=20, ylab = "", xlab = "", yaxt = 'n', xaxt = 'n')
scf <- 'scaffold_197'
sub <- subset(pop, pop$Chr == scf)
lines(sub$BP/1000+17308.883, sub$Smoothed.AMOVA.Fst, type='b', lty=1, pch=20, cex = 0.8, lwd = 0.6)
points(sub$BP/1000+17308.883, sub$Smoothed.AMOVA.Fst, cex=0.8, pch=20, ylab = "", xlab = "", yaxt = 'n', xaxt = 'n')
scf <- 'scaffold_219'
sub <- subset(pop, pop$Chr == scf)
lines(sub$BP/1000+18231.797, sub$Smoothed.AMOVA.Fst, type='b', lty=1, pch=20, cex = 0.8, lwd = 0.6)
points(sub$BP/1000+18231.797, sub$Smoothed.AMOVA.Fst, cex=0.8, pch=20, ylab = "", xlab = "", yaxt = 'n', xaxt = 'n')
abline(h=mean(pop$AMOVA.Fst), lty=5, lwd=1)
abline(h=0.5, lty=3, lwd=0.2)
abline(h=0, lty=1, lwd=0.2)
abline(h=1, lty=1, lwd=0.2)

dev.off()

#reset to default
par(default_par)